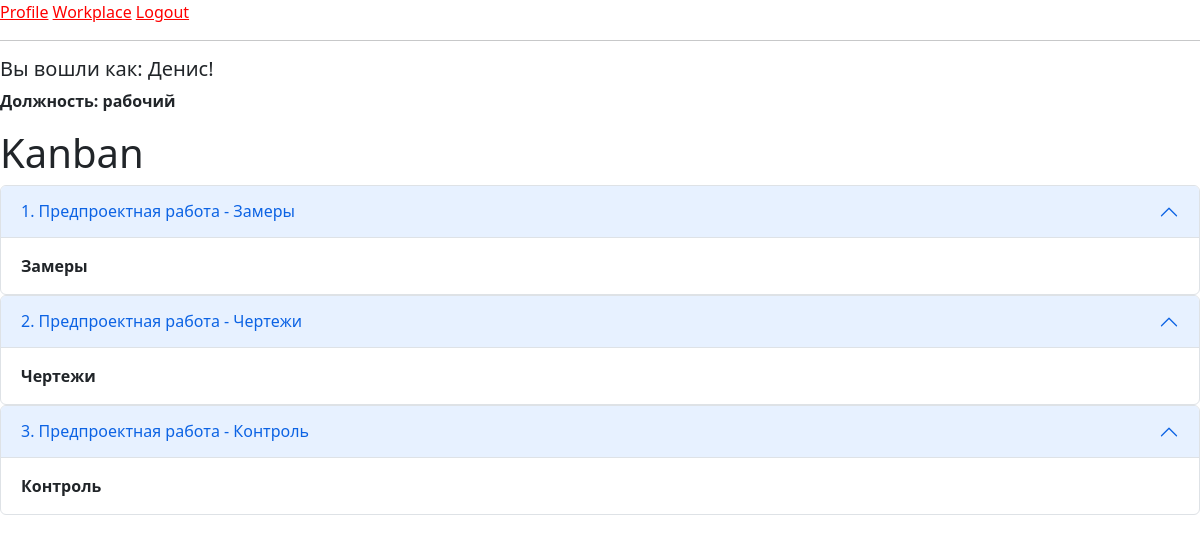
Screenshot of /kanban (signed in) with the database file from the repository.
### app/models.py (models this page shows, shortened)
class User(UserMixin, db.Model):
    id = db.Column(db.Integer, primary_key=True)
    first_name = db.Column(db.String(150), index=True)
    last_name = db.Column(db.String(150), index=True)
    phone = db.Column(db.String(120), index=True, unique=True)
    username = db.Column(db.String(64), index=True, unique=True)
    password_hash = db.Column(db.String(128))
    specialization_id = db.Column(db.Integer, db.ForeignKey('specialization.id'), nullable=False)
    posts = db.relationship('Post', backref='author', lazy='dynamic')
    followed = db.relationship(
        'User', secondary=followers,
        primaryjoin=(followers.c.follower_id == id),
        secondaryjoin=(followers.c.followed_id == id),
        backref=db.backref('followers', lazy='dynamic'), lazy='dynamic')

class Specialization(db.Model):
    id = db.Column(db.Integer, primary_key=True)
    job_departmet = db.Column(db.String(200), index=True)
    job_title = db.Column(db.String(150), index=True, unique=True)
    users = db.relationship('User', backref='employee',
                            lazy=True)  # this is not a table field, the code sets the relation of the specialization

class PreProduct(db.Model):
    id = db.Column(db.Integer, primary_key=True)
    number_order_client = db.Column(db.Integer, db.ForeignKey('order_client.id'), nullable=False)
    work_type = db.Column(db.Integer, db.ForeignKey('works.id'), nullable=False)
    set_worker = db.Column(db.Integer, db.ForeignKey('user.id'))
    work = db.relationship('Works', backref='work', lazy='subquery')
    worker = db.relationship('User', backref='worker', lazy='subquery')

class Works(db.Model):
    id = db.Column(db.Integer, primary_key=True)
    work_title = db.Column(db.String(150))
    work_type = db.Column(db.String(150))

### app/routes.py (the view)
@app.route('/kanban', methods=['GET', 'POST'])
@login_required
def kanban():
    order_manufacture = PreProduct.query.all()
    return render_template("kanban.html", title='Kanban', order_manufacture=order_manufacture)

### app/models.py (called while the page is built)
@login.user_loader
def load_user(id):
    return User.query.get(int(id))

### app/templates/kanban.html
{% if current_user.specialization_id is ne(2)%}
{% extends "base_bootstrap.html" %}
{% else %}
{% extends "base.html" %}
{% endif %}
{% block content %}
<h1>Kanban</h1>
{% for order in order_manufacture %}
<div class="accordion" id="accordionPanelsStayOpenExample">
  <div class="accordion-item">
    <h2 class="accordion-header" id="panelsStayOpen-headingOne">
      <button class="accordion-button" type="button" data-bs-toggle="collapse" data-bs-target="#panelsStayOpen-collapseOne" aria-expanded="true" aria-controls="panelsStayOpen-collapseOne">
        {{order.id}}. {{order.work.work_title}} - {{order.work.work_type}}
      </button>
    </h2>
    <div id="panelsStayOpen-collapseOne" class="accordion-collapse collapse show" aria-labelledby="panelsStayOpen-headingOne">
      <div class="accordion-body">
        <strong>{{order.work.work_type}}</strong>
      </div>
    </div>
  </div>
</div>
{% endfor%}
{% endblock %}

### app/templates/base.html (shortened to what this page needs)
<!doctype html>
<html>
<link href="https://cdn.jsdelivr.net/npm/bootstrap@5.2.3/dist/css/bootstrap.min.css" rel="stylesheet">
    <head>
    </head>
    <body>
        <div>
            {% if current_user.is_anonymous %}
            <a href="{{ url_for('login') }}">Login</a>
            {% else %}
            <a href="{{ url_for('user', username=current_user.username) }}" style="color: red">Profile</a>
            <a href="{{ url_for('workplace') }}" style="color: red">Workplace</a>
            <a href="{{ url_for('logout') }}" style="color: red">Logout</a>
            {% endif %}
        </div>
        <hr>
        <div>
            {% if current_user.is_authenticated %}
            <h5> Вы вошли как: {{ current_user.first_name }}!</h5>
            <p><strong>Должность: {{current_user.employee.job_title}}</strong></p>
            {% endif %}
        </div>
        {% block content %}{% endblock %}
    </body>
</html>

### rows the page displays
User: first_name "Денис"
Specialization: employee.job_title "рабочий"
PreProduct: id "1", work.work_title "Предпроектная работа", work.work_type "Замеры"
PreProduct: id "2", work.work_title "Предпроектная работа", work.work_type "Чертежи"
PreProduct: id "3", work.work_title "Предпроектная работа", work.work_type "Контроль"
